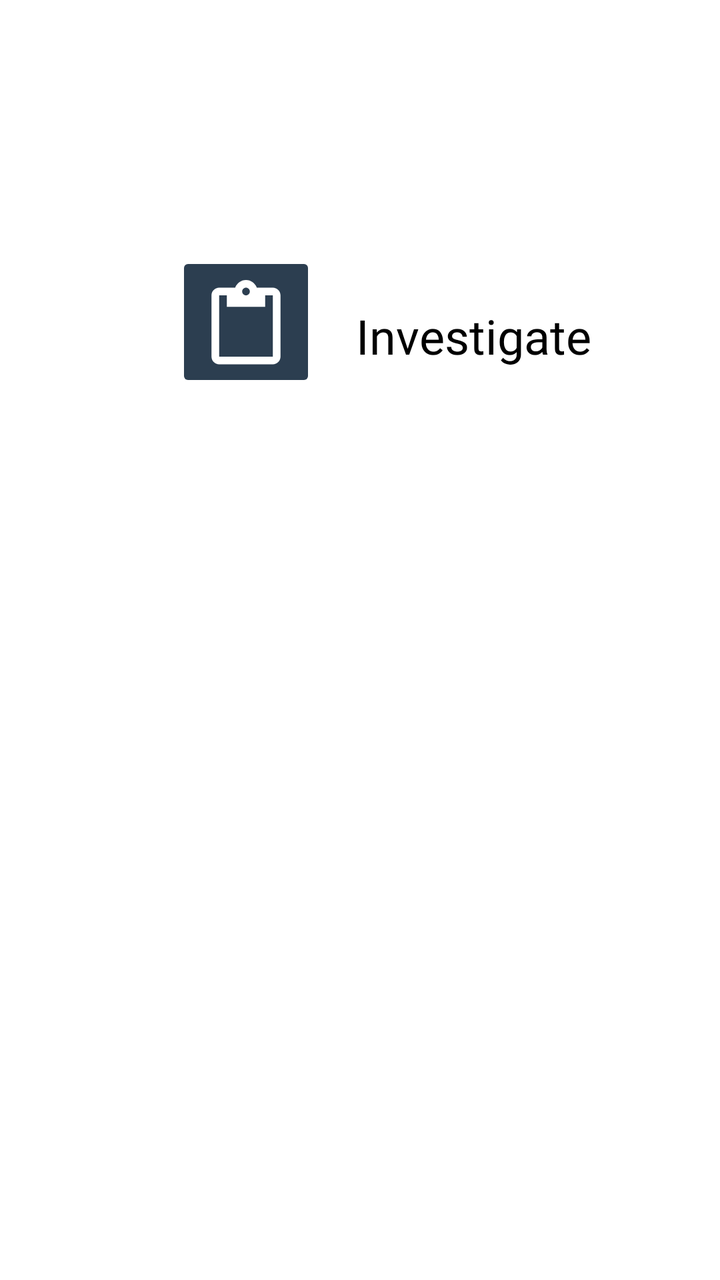
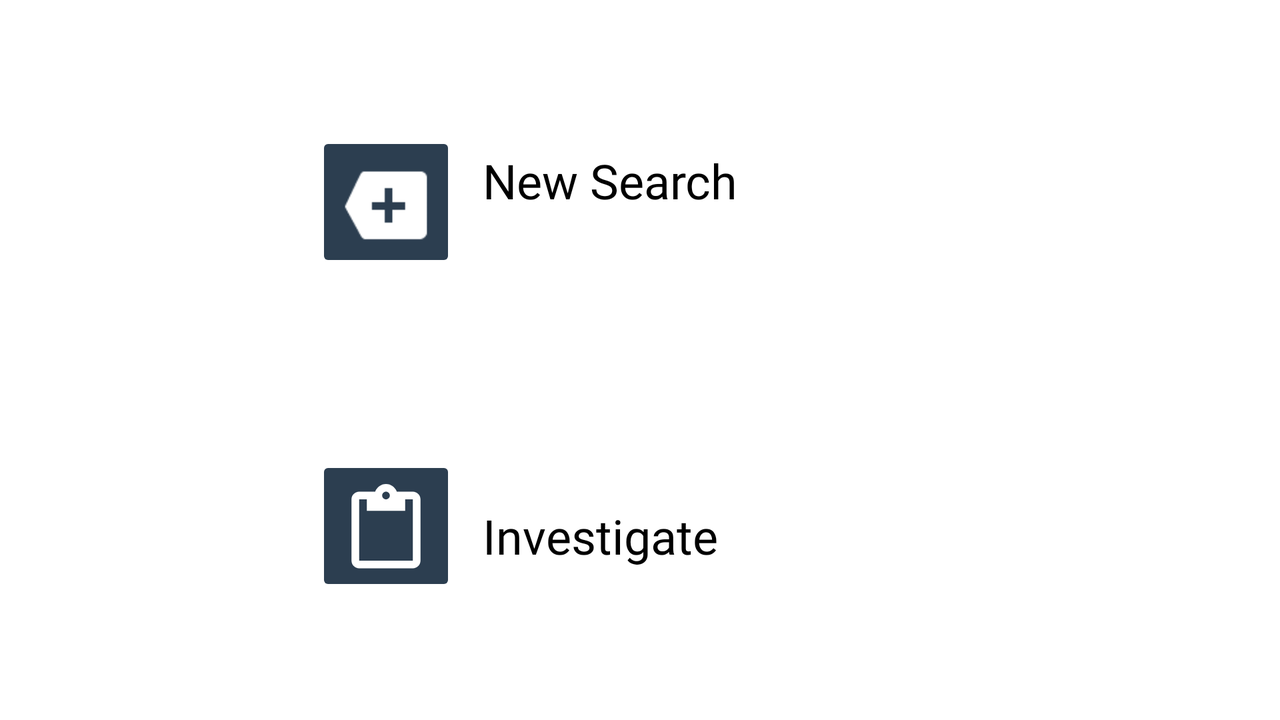

Two renders of one Android screen. The first uses the default layout on a phone; the second uses the alternative layout the repository ships for a different screen configuration, on a matching device. The two XML files are below.
<!-- AndroidManifest.xml: application theme Theme.VirusCheckApp -->
<!-- res/layout/activity_main2.xml -->
<?xml version="1.0" encoding="utf-8"?>
<androidx.constraintlayout.widget.ConstraintLayout xmlns:android="http://schemas.android.com/apk/res/android"
    xmlns:app="http://schemas.android.com/apk/res-auto"
    xmlns:tools="http://schemas.android.com/tools"
    android:layout_width="match_parent"
    android:layout_height="match_parent"
    tools:context=".MainActivity2">

    <ImageButton
        android:id="@+id/imageButton"
        android:layout_width="70dp"
        android:layout_height="70dp"
        android:layout_marginStart="88dp"
        android:layout_marginTop="104dp"
        android:layout_marginBottom="69dp"
        android:backgroundTint="@color/grey_200"
        android:contentDescription="@string/todo"
        android:onClick="launchSearchActivity"
        android:scaleType="fitEnd"
        android:src="@android:drawable/stat_notify_more"
        android:tint="@color/white"
        app:layout_constraintBottom_toTopOf="@+id/imageButton2"
        app:layout_constraintStart_toStartOf="parent"
        app:layout_constraintTop_toTopOf="parent" />

    <ImageButton
        android:id="@+id/imageButton2"
        android:layout_width="70dp"
        android:layout_height="70dp"
        android:layout_marginStart="88dp"
        android:layout_marginBottom="444dp"
        android:backgroundTint="@color/grey_200"
        android:contentDescription="@string/todo"
        android:onClick="launchInvestigateActivity"
        android:scaleType="fitEnd"
        android:tint="@android:color/white"
        app:layout_constraintBottom_toBottomOf="parent"
        app:layout_constraintStart_toStartOf="parent"
        app:srcCompat="?attr/actionModePasteDrawable" />

    <TextView
        android:id="@+id/textView3"
        style="@style/TextStyle"
        android:layout_width="wrap_content"
        android:layout_height="wrap_content"
        android:layout_marginStart="50dp"
        android:layout_marginTop="114dp"
        android:layout_marginEnd="134dp"
        android:layout_marginBottom="91dp"
        android:text="@string/new_search"
        android:textColor="#000000"
        app:layout_constraintBottom_toTopOf="@+id/textView4"
        app:layout_constraintEnd_toEndOf="parent"
        app:layout_constraintStart_toEndOf="@+id/imageButton"
        app:layout_constraintTop_toTopOf="parent" />

    <TextView
        android:id="@+id/textView4"
        style="@style/TextStyle"
        android:layout_width="wrap_content"
        android:layout_height="wrap_content"
        android:layout_marginStart="20dp"
        android:layout_marginEnd="144dp"
        android:layout_marginBottom="456dp"
        android:text="@string/investigate"
        android:textColor="#000000"
        app:layout_constraintBottom_toBottomOf="parent"
        app:layout_constraintEnd_toEndOf="parent"
        app:layout_constraintHorizontal_bias="0.0"
        app:layout_constraintStart_toEndOf="@+id/imageButton2" />

</androidx.constraintlayout.widget.ConstraintLayout>
<!-- resources referenced by this layout -->
<resources>
  <color name="grey_200">#2C3E50</color>
  <color name="white">#FFFFFFFF</color>
  <string name="investigate">Investigate</string>
  <string name="new_search">New Search</string>
  <string name="todo">TODO</string>
  <style name="TextStyle">
          <item name="android:layout_marginTop">@dimen/layout_margin</item>
          <item name="android:fontFamily">@font/roboto</item>
          <item name="android:paddingTop">@dimen/small_padding</item>
          <item name="android:paddingBottom">@dimen/small_padding</item>
          <item name="android:textSize">24sp</item>
          <item name="android:layout_gravity">center</item>
      </style>
  <style name="Theme.VirusCheckApp" parent="Theme.MaterialComponents.DayNight.DarkActionBar">
          
          <item name="colorPrimary">@color/grey_200</item>
          <item name="colorPrimaryVariant">@color/grey_200</item>
          <item name="colorOnPrimary">@color/white</item>
          
          <item name="colorSecondary">@color/teal_200</item>
          <item name="colorSecondaryVariant">@color/teal_700</item>
          <item name="colorOnSecondary">@color/black</item>
          
          <item name="android:statusBarColor" tools:targetApi="l">?attr/colorPrimaryVariant</item>
          
      </style>
  <color name="teal_200">#FF03DAC5</color>
  <color name="teal_700">#FF018786</color>
  <color name="black">#FF000000</color>
</resources>
<!-- res/layout-land/activity_main2.xml (the repository's variant of the layout above) -->
<!-- drawn on the phone turned sideways -->
<?xml version="1.0" encoding="utf-8"?>
<androidx.constraintlayout.widget.ConstraintLayout xmlns:android="http://schemas.android.com/apk/res/android"
    xmlns:app="http://schemas.android.com/apk/res-auto"
    xmlns:tools="http://schemas.android.com/tools"
    android:layout_width="match_parent"
    android:layout_height="match_parent"
    tools:context=".MainActivity2">

    <ImageButton
        android:id="@+id/imageButton"
        android:layout_width="70dp"
        android:layout_height="70dp"
        android:layout_marginStart="158dp"
        android:layout_marginTop="66dp"
        android:backgroundTint="@color/grey_200"
        android:contentDescription="@string/todo"
        android:onClick="launchSearchActivity"
        android:scaleType="fitEnd"
        android:src="@android:drawable/stat_notify_more"
        android:tint="@color/white"
        app:layout_constraintStart_toStartOf="parent"
        app:layout_constraintTop_toTopOf="parent" />

    <ImageButton
        android:id="@+id/imageButton2"
        android:layout_width="70dp"
        android:layout_height="70dp"
        android:layout_marginStart="158dp"
        android:layout_marginBottom="62dp"
        android:backgroundTint="@color/grey_200"
        android:contentDescription="@string/todo"
        android:onClick="launchInvestigateActivity"
        android:scaleType="fitEnd"
        android:tint="@android:color/white"
        app:layout_constraintBottom_toBottomOf="parent"
        app:layout_constraintStart_toStartOf="parent"
        app:srcCompat="?attr/actionModePasteDrawable" />

    <TextView
        android:id="@+id/textView3"
        style="@style/TextStyle"
        android:layout_width="wrap_content"
        android:layout_height="wrap_content"
        android:layout_marginStart="50dp"
        android:layout_marginTop="74dp"
        android:layout_marginEnd="308dp"
        android:text="@string/new_search"
        android:textColor="#000000"
        app:layout_constraintEnd_toEndOf="parent"
        app:layout_constraintStart_toEndOf="@+id/imageButton"
        app:layout_constraintTop_toTopOf="parent" />

    <TextView
        android:id="@+id/textView4"
        style="@style/TextStyle"
        android:layout_width="wrap_content"
        android:layout_height="wrap_content"
        android:layout_marginStart="50dp"
        android:layout_marginEnd="318dp"
        android:layout_marginBottom="76dp"
        android:text="@string/investigate"
        android:textColor="#000000"
        app:layout_constraintBottom_toBottomOf="parent"
        app:layout_constraintEnd_toEndOf="parent"
        app:layout_constraintStart_toEndOf="@+id/imageButton2" />

</androidx.constraintlayout.widget.ConstraintLayout>
